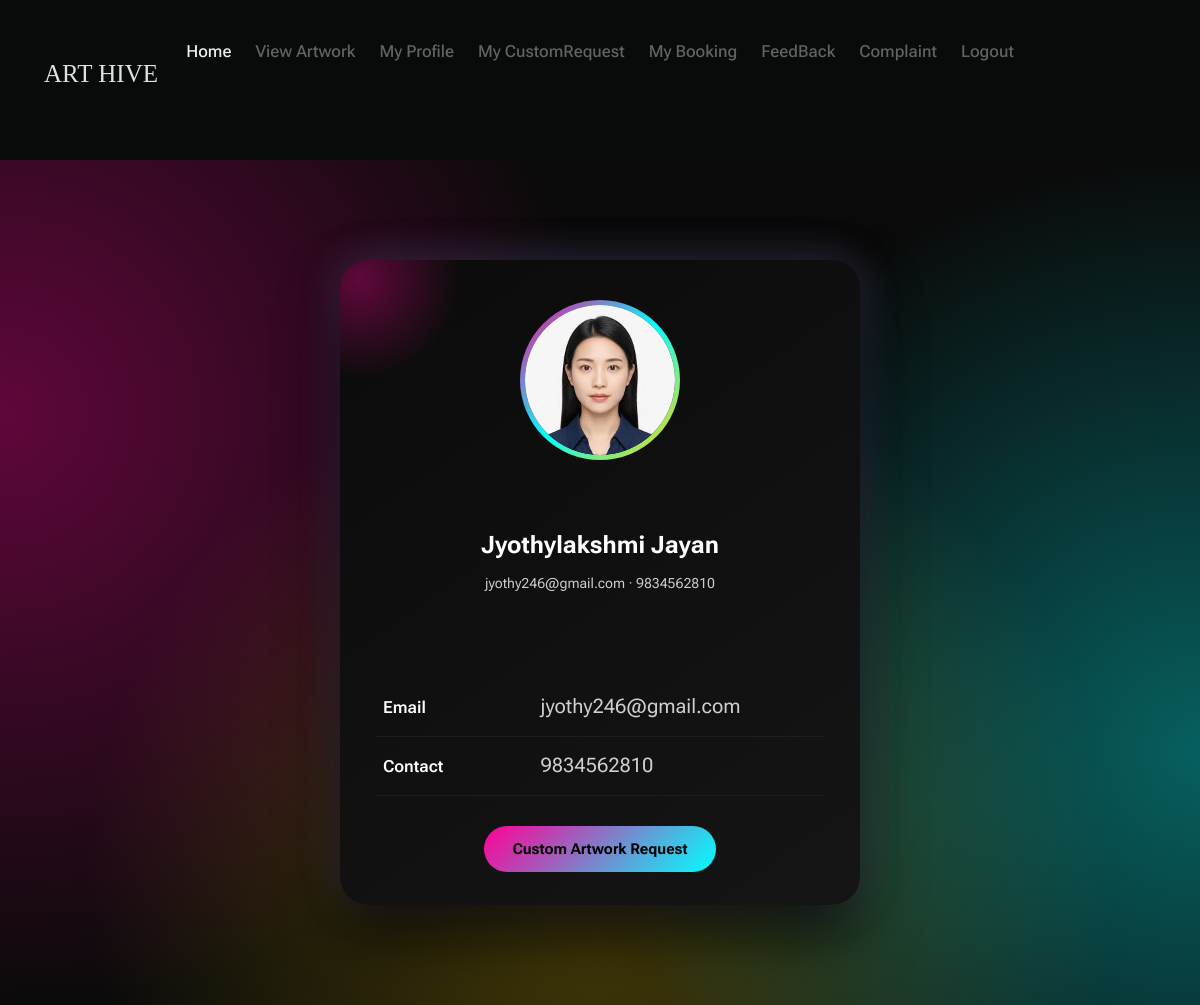
The page /User/ViewArtist/10 on the database its author committed.
### Guest/models.py (models this page shows)
class tbl_artist(models.Model):
    artist_name = models.CharField(max_length=50)
    artist_email = models.CharField(max_length=50)
    artist_contact = models.CharField(max_length=50)
    artist_address = models.CharField(max_length=50)
    artist_photo = models.FileField(upload_to="Assets/ArtistDocs/")
    artist_proof = models.FileField(upload_to="Assets/ArtistDocs/")
    artist_password = models.CharField(max_length=50)
    artist_status = models.IntegerField(default=0)
    place = models.ForeignKey(tbl_place,on_delete=models.CASCADE)

### User/views.py (the view)
# urls.py: path('ViewArtist/<int:id>',views.ViewArtist, name="ViewArtist"),
def ViewArtist(request,id):
    ar=[1,2,3,4,5]
    parry=[]
    avg=0
    artistData = tbl_artist.objects.get(id=id)
    tot=0
    ratecount=tbl_rating.objects.filter(artist=artistData).count()
    if ratecount>0:
        ratedata=tbl_rating.objects.filter(artist=artistData)
        for j in ratedata:
            tot=tot+j.rating_data
            avg=tot//ratecount
    else:
        avg=0
    return render(request,'User/ViewArtist.html',{'artistData':artistData,'parry':avg,'ar':ar})

### User/Templates/User/ViewArtist.html (shortened to what this page needs)
{% extends 'User/Header.html' %}
{% block content %}
<head>
</head>
<div class="full-width-artist">
    <div class="artist-page-wrapper">
        <div class="artist-art-card">
            <div class="artist-image-box">
                <img src="{{ artistData.artist_photo.url }}" class="artist-image">
            </div>
            <div class="artist-name">
                {{ artistData.artist_name }}
            </div>
            <div class="artist-info">
                {{ artistData.artist_email }} · {{ artistData.artist_contact }}
            </div>
            <div class="artist-rating">
            </div>
            <table class="artist-details">
                <tr>
                    <th>Email</th>
                    <td>{{ artistData.artist_email }}</td>
                </tr>
                <tr>
                    <th>Contact</th>
                    <td>{{ artistData.artist_contact }}</td>
                </tr>
            </table>
            <div class="artist-action">
                <a href="{% url 'User:CustomRequest' artistData.id %}" class="artist-btn">
                    Custom Artwork Request
                </a>
            </div>
        </div>
    </div>
</div>
{% endblock %}

### User/Templates/User/ViewArtist.html (style rules this page uses)
.full-width-artist { width: 100vw; margin-left: calc(-50vw + 50%); }
.artist-page-wrapper { min-height: 100vh; padding: 100px 20px; display: flex; justify-content: center; align-items: center; background: radial-gradient(circle at 0% 30%, rgba(255,0,150,0.35), transparent 45%), radial-gradient(circle at 100% 70%, rgba(0,255,255,0.35), transparent 45%), radial-gradient(circle at 50% 85%, rgba(255,215,0,0.25), transparent 55%), linear-gradient(180deg, #0a0a0a, #0a0a0a); }
.artist-art-card { width: 100%; max-width: 520px; padding: 40px 35px; border-radius: 28px; background: linear-gradient(145deg, #0b0b0b, #151515); box-shadow: 0 30px 60px rgba(0,0,0,0.75), 0 0 45px rgba(255,0,150,0.18), 0 0 45px rgba(0,255,255,0.18); position: relative; overflow: hidden; }
.artist-art-card::before { content: ""; position: absolute; top: -80px; left: -80px; width: 200px; height: 200px; background: radial-gradient(circle, #ff0096, transparent 70%); opacity: 0.35; border-radius: 50%; }
.artist-image-box { text-align: center; margin-bottom: 28px; }
.artist-image { width: 160px; height: 160px; border-radius: 50%; object-fit: cover; border: 5px solid transparent; background: linear-gradient(#000, #000) padding-box, linear-gradient(135deg, #ff0096, #00ffff, #ffd700) border-box; }
.artist-name { text-align: center; font-size: 24px; font-weight: 700; color: #ffffff; margin-bottom: 6px; }
.artist-info { text-align: center; font-size: 14px; color: #cccccc; margin-bottom: 16px; }
.artist-rating { text-align: center; margin-bottom: 30px; }
.artist-details { width: 100%; border-collapse: collapse; margin-bottom: 35px; }
.artist-details th { text-align: left; padding: 12px 8px; font-weight: 600; color: #ffffff; width: 35%; }
.artist-details td { padding: 12px 8px; color: #cfcfcf; }
.artist-details tr { border-bottom: 1px dashed rgba(255,255,255,0.15); }
.artist-action { text-align: center; }
.artist-btn { padding: 14px 28px; border-radius: 999px; font-size: 15px; font-weight: 700; text-decoration: none; color: #000; background: linear-gradient(135deg, #ff0096, #00ffff); transition: transform 0.3s ease, box-shadow 0.3s ease; }

### rows shown on the page
tbl_artist: artist_photo (picture), artist_name "Jyothylakshmi Jayan", artist_email "jyothy246@gmail.com", artist_contact "9834562810"
